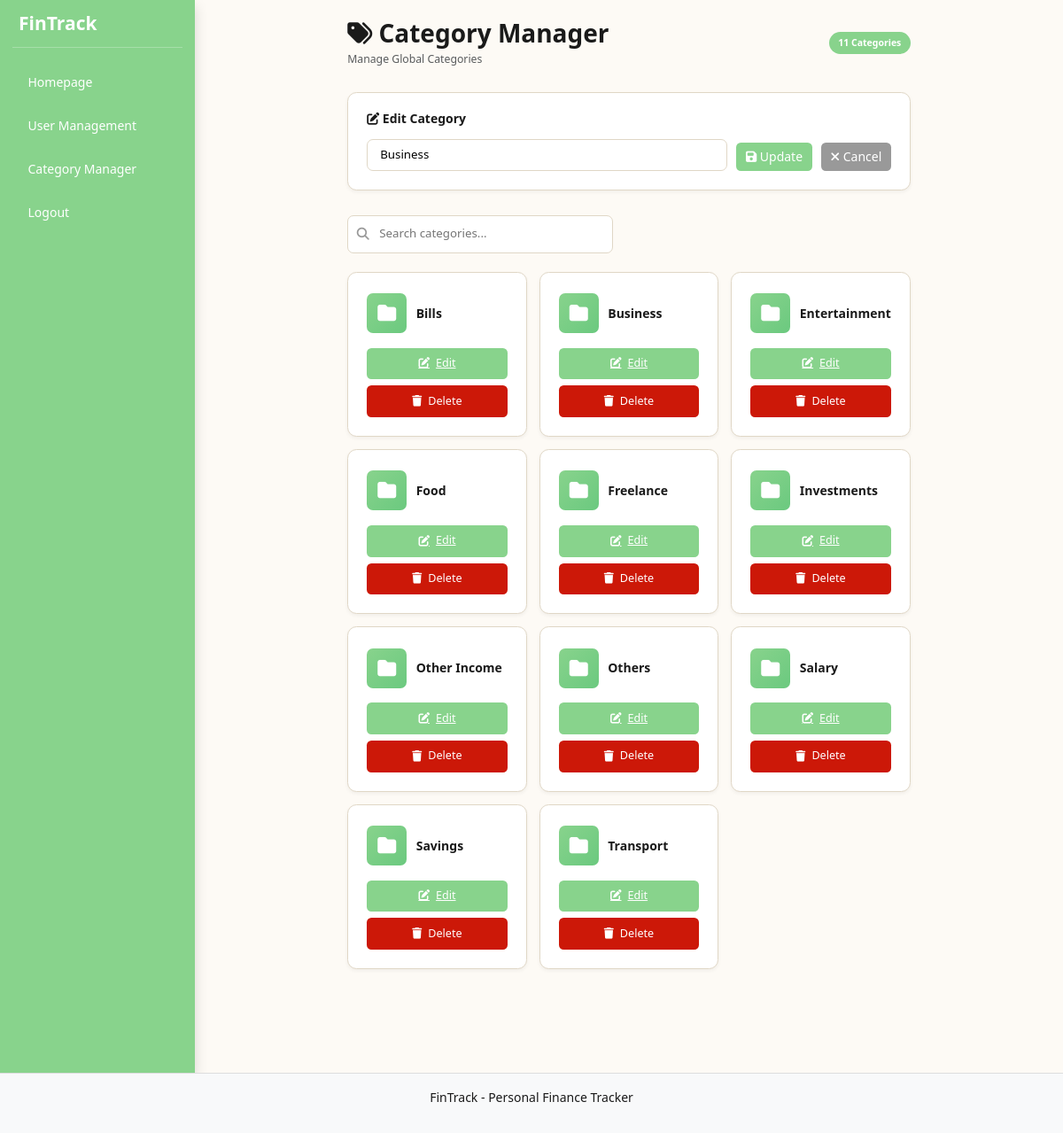
The page /category.php?edit=8 (signed in) on the database its author committed.
### tables this page shows
CREATE TABLE `category` (
  `category_id` int(11) NOT NULL,
  `name` varchar(100) NOT NULL
);

### category.php (the view, shortened to what this page needs)
<?php
include('db_connect.php');
$edit_mode = false;
$edit_category_name = '';
if (!empty($_GET['edit']) && is_numeric($_GET['edit'])) {
    $edit_category_id = intval($_GET['edit']);
    $result = mysqli_query($conn, "SELECT name FROM category WHERE category_id = $edit_category_id LIMIT 1");
    if ($result && mysqli_num_rows($result) === 1) {
        $row = mysqli_fetch_assoc($result);
        $edit_category_name = $row['name'];
        $edit_mode = true;
    }
}
$cat_result = mysqli_query($conn, "SELECT * FROM category ORDER BY name ASC");
$categories = [];
if ($cat_result) {
    while ($row = mysqli_fetch_assoc($cat_result)) {
        $categories[] = $row;
    }
} else {
    $error_msg = 'Error: ' . mysqli_error($conn);
}
?>
<!DOCTYPE html>
<html lang="en">
<head>
    <link href="https://cdn.jsdelivr.net/npm/bootstrap@5.3.3/dist/css/bootstrap.min.css" rel="stylesheet">
    <link rel="stylesheet" href="https://cdnjs.cloudflare.com/ajax/libs/font-awesome/6.4.0/css/all.min.css">
    <link rel="stylesheet" href="assets/css/style.css">
</head>
<body>
<div id="wrapper" class="d-flex vh-100 w-100" style="overflow: hidden;">
    <?php include 'sidebar.php'; ?>
    <div id="page-content-wrapper" class="flex-grow-1 d-flex flex-column p-4" style="overflow-y: auto;">
        <div class="category-container">
            <div class="page-header">
                <div>
                    <h2><i class="fas fa-tags"></i> Category Manager</h2>
                    <small class="text-muted">Manage Global Categories</small>
                </div>
                <span class="badge"><?php echo count($categories); ?> Categories</span>
            </div>
            <div class="form-section">
                <h4><?php echo $edit_mode ? '<i class="fas fa-edit"></i> Edit Category' : '<i class="fas fa-plus"></i> Add New Category'; ?></h4>
                <form method="POST" action="">
                    <div class="form-row">
                        <input
                            type="text"
                            name="category"
                            id="category"
                            placeholder="Enter category name..."
                            value="<?php echo htmlspecialchars($edit_category_name); ?>"
                            required
                            autofocus
                        >
                        <button type="submit" class="btn btn-primary">
                            <i class="fas <?php echo $edit_mode ? 'fa-save' : 'fa-plus'; ?>"></i>
                            <?php echo $edit_mode ? 'Update' : 'Add'; ?>
                        </button>
                        <?php if ($edit_mode): ?>
                            <a href="category.php" class="btn btn-secondary">
                                <i class="fas fa-times"></i> Cancel
                            </a>
                        <?php endif; ?>
                    </div>
                </form>
            </div>
            <?php if (count($categories) > 0): ?>
                <div class="search-section">
                    <i class="fas fa-search"></i>
                    <input
                        type="text"
                        id="searchInput"
                        placeholder="Search categories..."
                        onkeyup="filterCategories()"
                    >
                </div>
            <?php endif; ?>
            <?php if (count($categories) > 0): ?>
                <div class="categories-grid">
                    <div class="grid-container" id="gridContainer">
                        <?php foreach ($categories as $cat): ?>
                            <div class="grid-item" data-category="<?php echo strtolower(htmlspecialchars($cat['name'])); ?>">
                                <div class="category-item-header">
                                    <div class="category-item-icon">
                                        <i class="fas fa-folder"></i>
                                    </div>
                                    <div class="category-item-name">
                                        <?php echo htmlspecialchars($cat['name']); ?>
                                    </div>
                                </div>
                                <div class="category-item-actions">
                                    <a href="category.php?edit=<?php echo $cat['category_id']; ?>" class="btn-grid btn-edit">
                                        <i class="fas fa-edit"></i> Edit
                                    </a>
                                    <form method="POST" action="" onsubmit="return confirm('Are you sure you want to delete this category?');">
                                        <button type="submit" class="btn-grid btn-delete" style="width: 100%;">
                                            <i class="fas fa-trash"></i> Delete
                                        </button>
                                    </form>
                                </div>
                            </div>
                        <?php endforeach; ?>
                    </div>
                </div>
            <?php endif; ?>
        </div>
    </div>
</div>
<?php include('footer.php'); ?>
</body>
</html>

### assets/css/style.css (style rules this page uses)
:root { --background-cream: #FDFAF5; --text-main: #1A1A1A; --border: #E0D7C6; --safe: #88D38C; --warning: #FFA81C; --danger: #CC1808; }
body { background-color: var(--background-cream) !important; color: var(--text-main); height: 100vh; overflow: hidden; }
#page-content-wrapper { padding: 1.5rem !important; width: calc(100% - 250px); height: 100vh; overflow: hidden; }
body, html { font-size: 14px; height: 100%; overflow: hidden; }

### category.php (style rules this page uses)
.category-container { max-width: 1000px; margin: 0 auto; }
.page-header { display: flex; justify-content: space-between; align-items: center; margin-bottom: 2rem; flex-wrap: wrap; gap: 1rem; }
.page-header h2 { font-weight: 600; color: var(--text-main); margin: 0; }
.page-header .badge { background-color: var(--safe); color: white; padding: 0.5rem 0.75rem; border-radius: 50px; }
.form-section { background: white; padding: 1.5rem; border-radius: 0.75rem; margin-bottom: 2rem; border: 1px solid var(--border); box-shadow: 0 2px 4px rgba(0, 0, 0, 0.05); }
.form-section h4 { font-size: 1rem; font-weight: 600; margin-bottom: 1rem; color: var(--text-main); }
.form-row { display: flex; gap: 0.75rem; flex-wrap: wrap; align-items: flex-end; }
.form-row input { flex: 1; min-width: 200px; padding: 0.5rem 1rem; border: 1px solid var(--border); border-radius: 0.5rem; font-size: 0.95rem; transition: border-color 0.2s; }
.form-row .btn { white-space: nowrap; font-weight: 500; }
.search-section { margin-bottom: 1.5rem; position: relative; }
.search-section input { padding: 0.75rem 1rem 0.75rem 2.5rem; border: 1px solid var(--border); border-radius: 0.5rem; width: 100%; max-width: 300px; font-size: 0.95rem; }
.search-section i { position: absolute; left: 0.75rem; top: 50%; transform: translateY(-50%); color: #999; }
.categories-grid { width: 100%; margin-bottom: 2rem; }
.grid-container { display: grid; grid-template-columns: repeat(4, 1fr); gap: 1rem; }
.grid-item { background: white; border: 1px solid var(--border); border-radius: 0.75rem; padding: 1.5rem; transition: all 0.3s ease; box-shadow: 0 2px 4px rgba(0, 0, 0, 0.05); display: flex; flex-direction: column; gap: 1rem; }
.category-item-header { display: flex; align-items: center; gap: 0.75rem; min-height: 50px; }
.category-item-icon { width: 45px; height: 45px; background: linear-gradient(135deg, var(--safe), #6bc97f); border-radius: 0.5rem; display: flex; align-items: center; justify-content: center; color: white; font-size: 1.5rem; flex-shrink: 0; }
.category-item-name { font-weight: 600; color: var(--text-main); font-size: 1rem; word-break: break-word; line-height: 1.3; }
.category-item-actions { display: flex; flex-direction: column; gap: 0.5rem; margin-top: auto; }
.category-item-actions .btn-grid { padding: 0.6rem 1rem; border: none; border-radius: 0.375rem; cursor: pointer; font-size: 0.9rem; font-weight: 500; transition: all 0.2s; display: flex; align-items: center; justify-content: center; gap: 0.5rem; width: 100%; }
.btn-grid.btn-edit { background-color: var(--safe); color: white; }
.btn-grid.btn-delete { background-color: var(--danger); color: white; }
.btn-primary { background-color: var(--safe); border: none; font-weight: 500; }
.btn-secondary { background-color: #999; border: none; font-weight: 500; }
@media (max-width: 1200px) { .grid-container { grid-template-columns: repeat(3, 1fr); } }

### rows shown on the page
category: category "Business", name "Business"
category: name "Bills"
category: name "Entertainment"
category: name "Food"
category: name "Freelance"
category: name "Investments"
category: name "Other Income"
category: name "Others"
category: name "Salary"
category: name "Savings"
category: name "Transport"

### other values the page prints
count($categories) "11"
